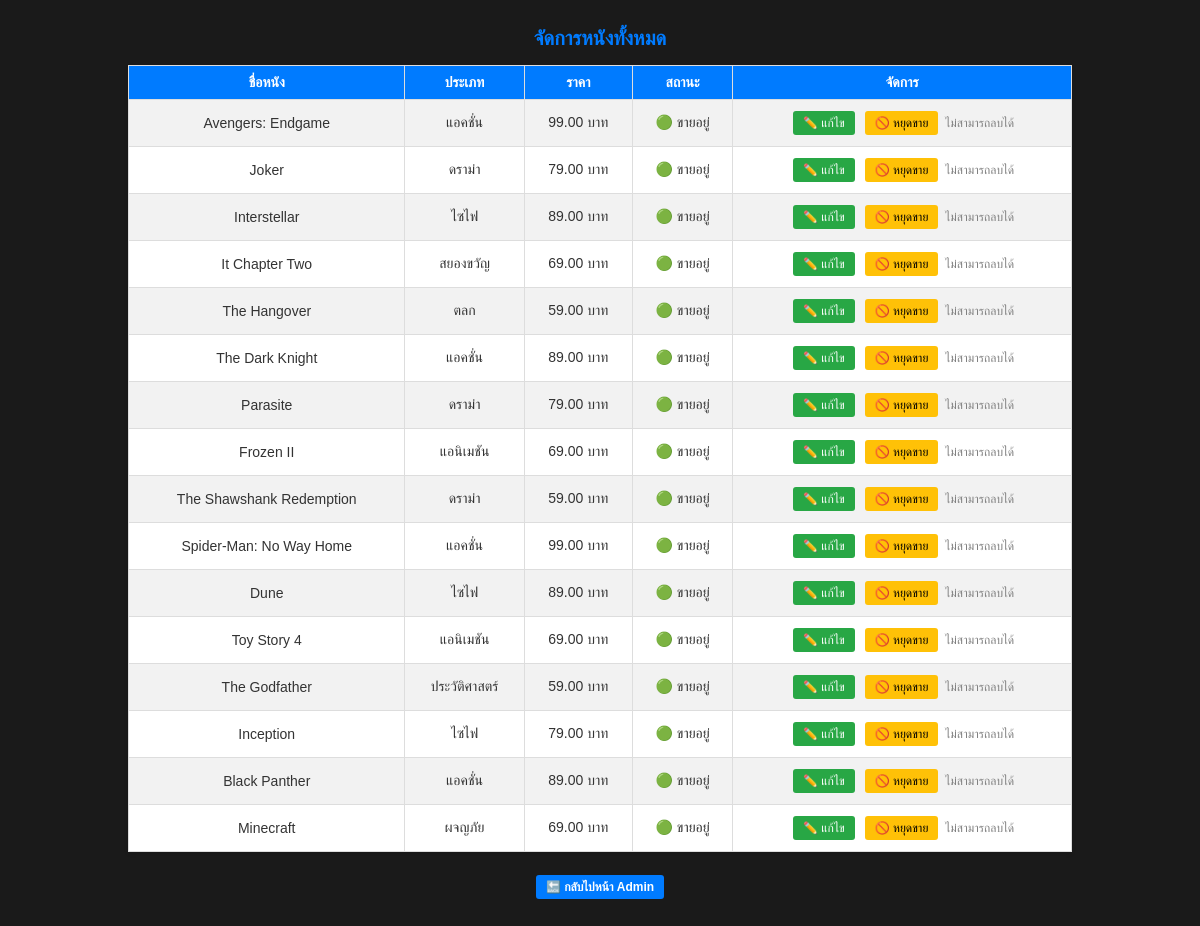
Screenshot of /manage_movie.php with the database file from the repository.
### tables this page shows
CREATE TABLE `movie` (
  `movie_ID` int(11) NOT NULL,
  `movie_name` varchar(50) NOT NULL,
  `movie_price` decimal(10,2) NOT NULL,
  `movie_import` date NOT NULL,
  `movie_Status` tinyint(4) NOT NULL DEFAULT 1,
  `type_ID` int(11) NOT NULL,
  `movie_Path` varchar(255) DEFAULT NULL,
  `movievideo_Path` varchar(255) DEFAULT NULL,
  `movie_stock` int(11) NOT NULL DEFAULT 0
);

CREATE TABLE `type_movie` (
  `type_ID` int(11) NOT NULL,
  `type_name` varchar(20) NOT NULL
);

### manage_movie.php (the view, shortened to what this page needs)
<!DOCTYPE html>
<html lang="th">
<head>
    <link rel="stylesheet" href="style.css">
</head>
<body>
    <?php
    include('db.php');
    $result = mysqli_query($conn, "
        SELECT m.*, t.type_name,
               (SELECT COUNT(*) FROM rent WHERE movie_ID = m.movie_ID AND rent_status = 'ยังไม่คืน') AS pending_rentals
        FROM movie m
        INNER JOIN type_movie t ON m.type_ID = t.type_ID
    ");
    ?>
    <h2>จัดการหนังทั้งหมด</h2>
    <table>
        <tr>
            <th>ชื่อหนัง</th>
            <th>ประเภท</th>
            <th>ราคา</th>
            <th>สถานะ</th>
            <th>จัดการ</th>
        </tr>
        <?php while ($row = mysqli_fetch_assoc($result)) : ?>
        <tr>
            <td><?= htmlspecialchars($row['movie_name']); ?></td>
            <td><?= htmlspecialchars($row['type_name']); ?></td>
            <td><?= htmlspecialchars($row['movie_price']); ?> บาท</td>
            <td><?= $row['movie_Status'] ? '🟢 ขายอยู่' : '🔴 หยุดขาย'; ?></td>
            <td>
                <a href="edit_movie.php?id=<?= $row['movie_ID']; ?>" class="btn btn-success">✏️ แก้ไข</a>
                <a href="<?= $row['movie_Status'] ? "stop_movie.php?movie_ID={$row['movie_ID']}" : "start_movie.php?movie_ID={$row['movie_ID']}" ?>"
                   class="btn <?= $row['movie_Status'] ? 'btn-warning' : 'btn-success'; ?>">
                   <?= $row['movie_Status'] ? '🚫 หยุดขาย' : '✅ ขายใหม่'; ?>
                </a>
                <?php if ($row['movie_Status'] == 0 && $row['pending_rentals'] == 0): ?>
                    <a href="delete_movie.php?movie_ID=<?= $row['movie_ID']; ?>"
                       onclick="return confirm('ยืนยันการลบหนังนี้ออกจากระบบหรือไม่?');"
                       class="btn btn-danger">🗑️ ลบ</a>
                <?php else: ?>
                    <span style="color: gray; font-size: 12px;">ไม่สามารถลบได้</span>
                <?php endif; ?>
            </td>
        </tr>
        <?php endwhile; ?>
    </table>
    <div class="back-btn">
        <a href="index_admin.php" class="btn btn-secondary">🔙 กลับไปหน้า Admin</a>
    </div>
</body>
</html>

### style.css (style rules this page uses)
body { font-family: 'Arial', sans-serif; background-color: #000000; text-align: center; }
h2 { margin-bottom: 20px; color: #000000; }
.btn { width: 100%; padding: 10px; background-color: #4CAF50; color: white; border: none; border-radius: 5px; cursor: pointer; transition: background-color 0.3s; }
table { width: 80%; margin: auto; border-collapse: collapse; box-shadow: 0px 0px 10px rgba(0, 0, 0, 0.1); }
th, td { border: 2px solid #333; padding: 12px; text-align: center; }
th { background-color: #4CAF50; color: white; }
.back-btn { display: inline-block; width: fit-content; margin: 20px auto; padding: 10px 20px; background-color: #ff4757; color: white; text-decoration: none; border-radius: 5px; text-align: center; font-size: 16px; font-weight: bold; margin-top: 50px; transition: background-color 0.3s ease-in-out; }
.btn { display: inline-block; padding: 12px 25px; background-color: #007bff; color: #ffffff; text-decoration: none; border-radius: 8px; font-size: 18px; margin: 10px 0; transition: background-color 0.3s; }
.back-btn { background-color: #6c757d; }
body { font-family: 'Arial', sans-serif; background-color: #1a1a1a; margin: 0; padding: 0; }
a { text-decoration: none; }

### manage_movie.php (style rules this page uses)
body { font-family: Arial, sans-serif; background-color: #1a1a1a; color: #333; text-align: center; padding: 10px; }
h2 { color: #007BFF; margin-bottom: 15px; font-size: 20px; }
table { width: 80%; margin: auto; border-collapse: collapse; box-shadow: 0 2px 4px rgba(0, 0, 0, 0.1); font-size: 14px; }
table th, table td { padding: 8px; border: 1px solid #ddd; text-align: center; }
table th { background-color: #007BFF; color: white; }
table tr:nth-child(even) { background-color: #f2f2f2; }
table tr:nth-child(odd) { background-color: #ffffff; }
.btn { display: inline-block; width: auto; padding: 5px 10px; font-size: 12px; border: none; border-radius: 3px; cursor: pointer; text-decoration: none; margin: 3px; }
.btn-warning { background-color: #ffc107; color: black; }
.btn-success { background-color: #28a745; color: white; }
.back-btn { background-color: transparent !important; box-shadow: none !important; padding: 0; margin-top: 20px; }

### rows the page displays
movie: movie_name "Avengers: Endgame", type_ID.type_name "แอคชั่น", movie_price "99.00", movie_Status "🟢 ขายอยู่"
movie: movie_name "Joker", type_ID.type_name "ดราม่า", movie_price "79.00", movie_Status "🟢 ขายอยู่"
movie: movie_name "Interstellar", type_ID.type_name "ไซไฟ", movie_price "89.00", movie_Status "🟢 ขายอยู่"
movie: movie_name "It Chapter Two", type_ID.type_name "สยองขวัญ", movie_price "69.00", movie_Status "🟢 ขายอยู่"
movie: movie_name "The Hangover", type_ID.type_name "ตลก", movie_price "59.00", movie_Status "🟢 ขายอยู่"
movie: movie_name "The Dark Knight", type_ID.type_name "แอคชั่น", movie_price "89.00", movie_Status "🟢 ขายอยู่"
movie: movie_name "Parasite", type_ID.type_name "ดราม่า", movie_price "79.00", movie_Status "🟢 ขายอยู่"
movie: movie_name "Frozen II", type_ID.type_name "แอนิเมชัน", movie_price "69.00", movie_Status "🟢 ขายอยู่"
movie: movie_name "The Shawshank Redemption", type_ID.type_name "ดราม่า", movie_price "59.00", movie_Status "🟢 ขายอยู่"
movie: movie_name "Spider-Man: No Way Home", type_ID.type_name "แอคชั่น", movie_price "99.00", movie_Status "🟢 ขายอยู่"
movie: movie_name "Dune", type_ID.type_name "ไซไฟ", movie_price "89.00", movie_Status "🟢 ขายอยู่"
movie: movie_name "Toy Story 4", type_ID.type_name "แอนิเมชัน", movie_price "69.00", movie_Status "🟢 ขายอยู่"
movie: movie_name "The Godfather", type_ID.type_name "ประวัติศาสตร์", movie_price "59.00", movie_Status "🟢 ขายอยู่"
movie: movie_name "Inception", type_ID.type_name "ไซไฟ", movie_price "79.00", movie_Status "🟢 ขายอยู่"
movie: movie_name "Black Panther", type_ID.type_name "แอคชั่น", movie_price "89.00", movie_Status "🟢 ขายอยู่"
movie: movie_name "Minecraft", type_ID.type_name "ผจญภัย", movie_price "69.00", movie_Status "🟢 ขายอยู่"
